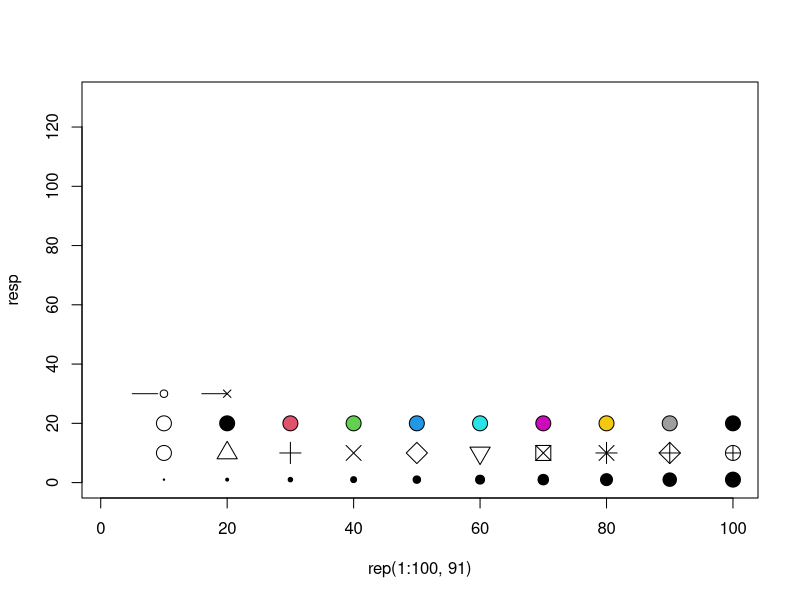

This chart was generated by the following R code: (Note: this script raises an error after producing the figure.)

resp<-numeric(0)
for(i in 40:130){
resp<-c(rep(i,100),resp)
}


cexpre<-(1:10)/5
pchpre<-c(21,2:10)
colpre<-c(0,1:9)



plot.new()
plot(rep(1:100,91),resp,type="n",ylim=c(0,130))
points((1:10)*10,rep(1,10),cex=cexpre,bg=1,pch=21)
points((1:10)*10,rep(10,10),cex=2,bg=0,pch=pchpre)
points((1:10)*10,rep(20,10),cex=2,bg=colpre,pch=21)
rect(5,30,9,30);points(10,30);rect(16,30,20,30);points(20,30,pch=4)
#points((3:10)*10,rep(30,8));text((3:10)*10-3,rep(30,8),(1:8)*3)



resu<-(0)
resu2<-(0)
resux<-(0)
resuy<-(0)
plo=0

x<-c((1:10)*10,(1:10)*10,(1:10)*10,c(10,20),rep(1:100,91))
y<-c(rep(0,10),rep(10,10),rep(20,10),c(30,30),resp)


while(1!=2){

saved<-identify(x,y,n=1,plot=F)

resux<-x[saved[length(saved)]]
resuy<-y[saved[length(saved)]]

resu<-c(resu,resux)
resu2<-c(resu2,resuy)

cex=resu[resu2<5][length(resu[resu2<5])][length(resu[resu2<5][length(resu[resu2<5])])]/10
pch=resu[resu2<15][resu2[resu2<15]>5][length(resu[resu2<15][resu2[resu2<15]>5])]/10
col=resu[resu2<25][resu2[resu2<25]>15][length(resu[resu2<25][resu2[resu2<25]>15])]/10
plo<-resu[resu2==30][length(resu[resu2==30])]


if(resuy>35){
points(resux,resuy,cex=cexpre[cex],col=1,pch=pchpre[pch],bg=colpre[col])

if(sum(plo)==10){

points(resu[length(resu):(length(resu)-1)][resu2[length(resu2):(length(resu2)-1)]>30],resu2[length(resu2):(length(resu2)-1)][resu2[length(resu2):(length(resu2)-1)]>30],cex=cexpre[cex],col=colpre[col],pch=pchpre[pch],bg=colpre[col],type="o")

}
}
}

